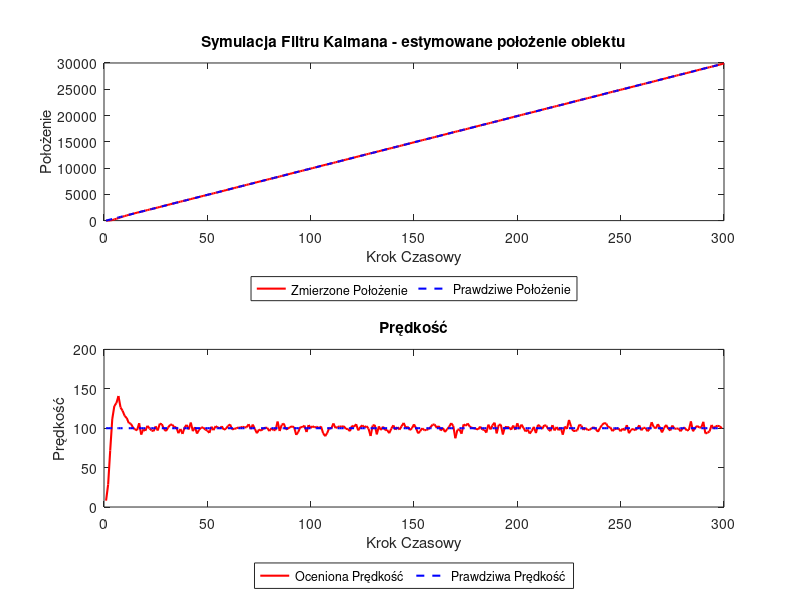

MATLAB code for this plot: (Note: this script raises an error after producing the figure.)
std_r = 10;                     % odchylenie pomiaru (z dokładnością do 10m)
std_u = 1;                      % odchylenie procesu (m/s)
dt = 1;                         % krok czasowy (s)
F = [1 dt; 0 1];                % Macierz przejścia
H = [1 0];                      % Macierz pomiaru
Q = std_u^2 * [dt^4/4 dt^3/2; dt^3/2 dt^2]; % Macierz kowariancji szumu procesu dla stałej prędkości (m^2/s^4)
R = std_r^2;                    % Macierz kowariancji szumu pomiaru (m^2)
x = [0; 0];                     % Początkowa estymata stanu [pozycja; prędkość] (m, m/s)
P = eye(2);                     % Początkowa estymata kowariancji błędu

% kroki czasowe
N = 300;


true_velocity = 100;            % (m/s)
true_pos = (0:N-1) * true_velocity; %(m)

% Szum
measured_pos = true_pos + std_r * randn(1, N); % szum

% Inicjalizacja
filtered_pos = zeros(1, N);
x_pred = x;
P_pred = P;

% Filtracja
for k = 1:N
    % Przewidywanie
    x_pred = F * x;
    P_pred = F * P * F' + Q;
    
    % Aktualizacja
    K = P_pred * H' / (H * P_pred * H' + R);
    x = x_pred + K * (measured_pos(k) - H * x_pred);
    P = (eye(size(P)) - K * H) * P_pred;
    
    filtered_pos(k) = x(1);
end

subplot(2, 1, 1);
plot(1:N, filtered_pos, '-r', 'LineWidth', 1.5);
hold on;; 
plot(1:N, true_pos, '--b', 'LineWidth', 1.5);
hold off;
legend('Zmierzone Położenie','Prawdziwe Położenie', 'Ocenione Położenie', 'Location', 'southoutside', 'Orientation', 'horizontal');
xlabel('Krok Czasowy');
ylabel('Położenie');
title('Symulacja Filtru Kalmana - estymowane położenie obiektu');

% Prędkość
estimated_velocity = diff(filtered_pos) / dt;

% Prędkość(czas)
subplot(2, 1, 2);
plot(1:N-1, estimated_velocity, '-r', 'LineWidth', 1.5);
hold on;
plot(1:N, true_velocity * ones(1, N), '--b', 'LineWidth', 1.5);
hold off;
legend('Oceniona Prędkość', 'Prawdziwa Prędkość', 'Location', 'southoutside', 'Orientation', 'horizontal');
xlabel('Krok Czasowy');
ylabel('Prędkość');
title('Prędkość');
sgtitle('Śledzony obiekt ze stałą prędkością, v = 100 m/s');
